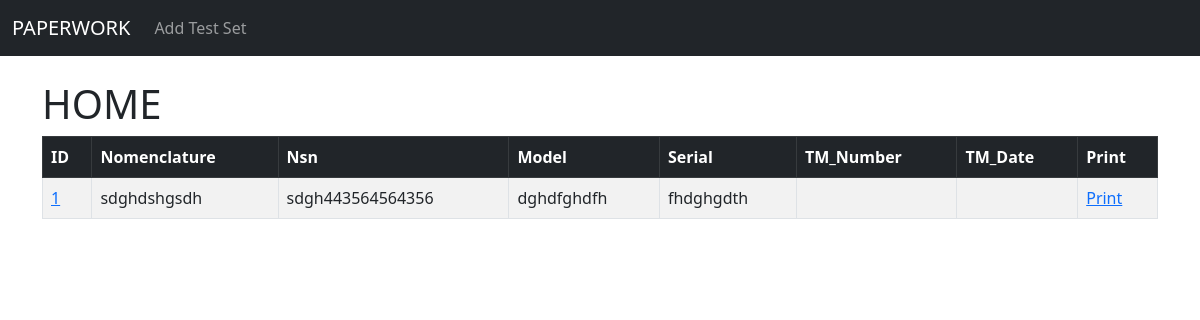
Before: /paperwork/ with the older database file.
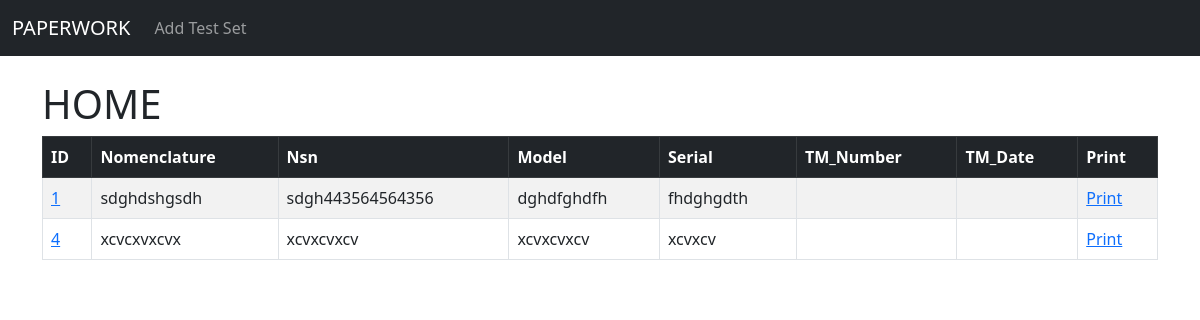
After: the same page with the newer database file.
### messwithpaperwork/models.py (models this page shows, shortened)
class TestSet(models.Model):
    nomenclature = models.TextField(null=True, blank=True, max_length=100)
    nsn = models.TextField(null=True, blank=True, max_length=20)
    model = models.TextField(null=True, blank=True, max_length=20)
    serial_number = models.TextField(null=True, blank=True, max_length=30)
    tm_number = models.TextField(null=True, blank=True, max_length=50)
    tm_date = models.TextField(null=True, blank=True, max_length=20)

### messwithpaperwork/views.py (the view)
# urls.py: path('', views.home, name='home'),
def home(request):
    testSets = TestSet.objects.all()
    return render(request, 'home.html', {'testSets': testSets})

### messwithpaperwork/templates/home.html (shortened to what this page needs)
{% extends 'main.html' %}
{% block content%}
<h1>HOME</h1>
<table class="table table-striped table-hover table-bordered">
    <thead class="table-dark">
        <tr>
            <th scope="col">ID</th>
            <th scope="col">Nomenclature</th>
            <th scope="col">Nsn</th>
            <th scope="col">Model</th>
            <th scope="col">Serial</th>
            <th scope="col">TM_Number</th>
            <th scope="col">TM_Date</th>
            <th scope="col">Print</th>
        </tr>
    </thead>
    <tbody>
        {% for testSet in testSets %}
            <tr>
                <td><a href="{% url 'testSet' testSet.id %}">{{testSet.id}}</a></td>
                <td>{{testSet.nomenclature}}</td>
                <td>{{testSet.nsn}}</td>
                <td>{{testSet.model}}</td>
                <td>{{testSet.serial_number}}</td>
                <td>{{testSet.tm_number}}</td>
                <td>{{testSet.tm_date}}</td>
                <td><a href="{% url 'print_testset' testSet.id %}">Print</a></td>
            </tr>
        {% endfor %}
    </tbody>
</table>
{% endblock content %}

Changed rows visible on the page:
added TestSet: id "4", nomenclature "xcvcxvxcvx", nsn "xcvxcvxcv", model "xcvxcvxcv", serial_number "xcvxcv"
